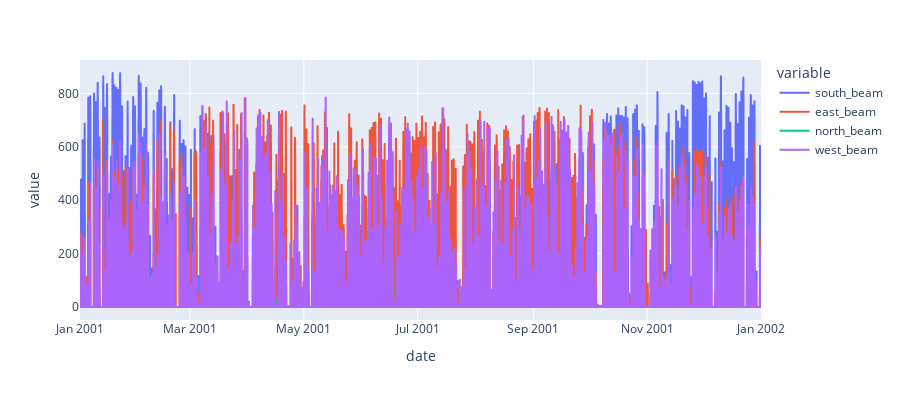

This figure's notebook cell:
### Code cell
import plotly.express as px

#fig = px.line(df_graph,x='date',y=['T_ext','T_z','T_s0','T_s1'],height=400)
fig = px.line(df_graph,x='date',y=['south_beam','east_beam','north_beam','west_beam'],height=400)
fig.show()

### Figure 1 — Plotly figure (JSON) as saved in the notebook; plotly's stock layout.template omitted (floating-point values rounded to 4 significant figures; data arrays with more than 128 entries replaced by an {"elided": "..."} marker saying what was removed)
{"data": [{"hovertemplate": "variable=south_beam<br>date=%{x}<br>value=%{y}<extra></extra>", "legendgroup": "south_beam", "line": {"color": "#636efa", "dash": "solid"}, "marker": {"symbol": "circle"}, "mode": "lines", "name": "south_beam", "showlegend": true, "type": "scattergl", "x": {"elided": "8760 str values"}, "xaxis": "x", "y": {"elided": "8760 float values"}, "yaxis": "y"}, {"hovertemplate": "variable=east_beam<br>date=%{x}<br>value=%{y}<extra></extra>", "legendgroup": "east_beam", "line": {"color": "#EF553B", "dash": "solid"}, "marker": {"symbol": "circle"}, "mode": "lines", "name": "east_beam", "showlegend": true, "type": "scattergl", "x": {"elided": "8760 str values"}, "xaxis": "x", "y": {"elided": "8760 float values"}, "yaxis": "y"}, {"hovertemplate": "variable=north_beam<br>date=%{x}<br>value=%{y}<extra></extra>", "legendgroup": "north_beam", "line": {"color": "#00cc96", "dash": "solid"}, "marker": {"symbol": "circle"}, "mode": "lines", "name": "north_beam", "showlegend": true, "type": "scattergl", "x": {"elided": "8760 str values"}, "xaxis": "x", "y": {"elided": "8760 float values"}, "yaxis": "y"}, {"hovertemplate": "variable=west_beam<br>date=%{x}<br>value=%{y}<extra></extra>", "legendgroup": "west_beam", "line": {"color": "#ab63fa", "dash": "solid"}, "marker": {"symbol": "circle"}, "mode": "lines", "name": "west_beam", "showlegend": true, "type": "scattergl", "x": {"elided": "8760 str values"}, "xaxis": "x", "y": {"elided": "8760 float values"}, "yaxis": "y"}], "layout": {"height": 400, "legend": {"title": {"text": "variable"}, "tracegroupgap": 0}, "margin": {"t": 60}, "xaxis": {"anchor": "y", "domain": [0, 1], "title": {"text": "date"}}, "yaxis": {"anchor": "x", "domain": [0, 1], "title": {"text": "value"}}}}
